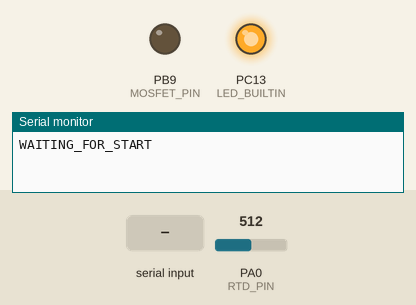
Bench run of a sketch on a simulated STM32 Blue Pill. Shown: output pins drawn as LEDs (lit = HIGH), the last lines printed to the serial monitor. The inputs (shaded band) are chosen by the test bench; at power-on: PA0 (RTD_PIN) = 512 (analog values on the 0–1023 scale).

Above: at 1.2 s.
1.3 s: "start\n" received over Serial
At 2.5 s:
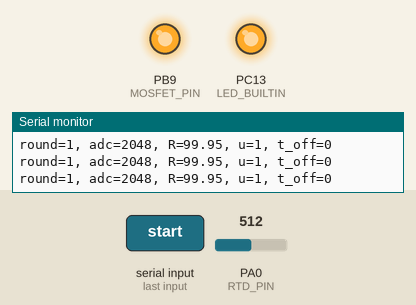
2.8 s: "stop\n" received over Serial
At 3.9 s:
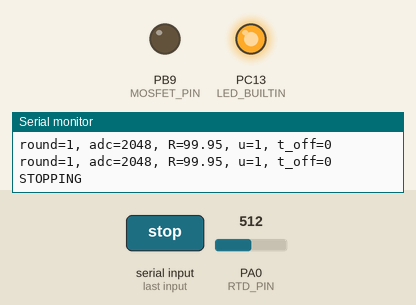
Timing chart, 0 to 5.8 s (numbered marks = the images above; inputs shaded):
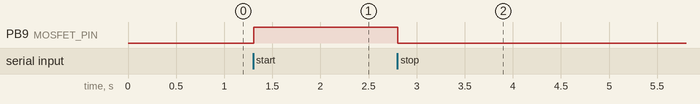

Measured:
- after the input at 1.3 s, PB9 (MOSFET_PIN): LOW → HIGH at once
- after the input at 2.8 s, PB9 (MOSFET_PIN): HIGH → LOW at once

The sketch:

hakko_model_iden_firmware.ino
```cpp
#define RTD_PIN A0
#define MOSFET_PIN PB9
#define LED_BUILTIN PC13

#define R_PULLDOWN 100.0
#define V_REF 3.3

#define NUM_CYCLES 10
#define TARGET_RTD 150.0         // Ohms threshold to turn off
#define SAMPLE_INTERVAL_MS 10    // 100 Hz
#define OFF_DURATION_MS 120000    // Off time in milliseconds

bool include_float = true;
bool control_state = false;
bool off_waiting = false;
bool started = false;
bool stopped = false;

int current_cycle = 0;
unsigned long last_sample_time = 0;
unsigned long off_timer_start = 0;

String inputString = "";

void setup() {
  Serial.begin(115200);
  while (!Serial);

  pinMode(LED_BUILTIN, OUTPUT);
  pinMode(MOSFET_PIN, OUTPUT);
  analogReadResolution(12);

  digitalWrite(MOSFET_PIN, LOW);
  digitalWrite(LED_BUILTIN, HIGH);

  Serial.println("WAITING_FOR_START");
}

void loop() {
  // --- Serial command handling ---
  if (Serial.available()) {
    char c = Serial.read();
    if (c == '\n' || c == '\r') {
      inputString.trim();

      if (inputString.equalsIgnoreCase("start")) {
        Serial.println("STARTING");
        started = true;
        stopped = false;
        current_cycle = 0;
        control_state = false;
        off_waiting = false;
        digitalWrite(MOSFET_PIN, LOW);
      } else if (inputString.equalsIgnoreCase("stop")) {
        Serial.println("STOPPING");
        started = false;
        stopped = true;
        digitalWrite(MOSFET_PIN, LOW);
        control_state = false;
      }

      inputString = "";
    } else {
      inputString += c;
    }
  }

  if (!started || stopped) return;

  // --- Main loop at 100 Hz ---
  unsigned long now = millis();
  if (now - last_sample_time >= SAMPLE_INTERVAL_MS) {
    last_sample_time = now;

    int adc = analogRead(RTD_PIN);
    float vOut = (adc / 4095.0) * V_REF;
    float rRTD = (vOut > 0.001) ? R_PULLDOWN * (V_REF / vOut - 1.0) : 9999.0;

    int off_time_sec = 0;
    if (off_waiting) {
      off_time_sec = (now - off_timer_start) / 1000;
    }

    // --- Print formatted data ---
    Serial.print("round=");
    Serial.print(current_cycle + 1);  // Human-friendly 1-indexed
    Serial.print(", adc=");
    Serial.print(adc);
    Serial.print(", R=");
    Serial.print(rRTD, 2);
    Serial.print(", u=");
    Serial.print(control_state ? 1 : 0);
    Serial.print(", t_off=");
    Serial.println(off_time_sec);

    // --- Step response logic ---
    if (current_cycle < NUM_CYCLES) {
      if (!off_waiting && !control_state) {
        digitalWrite(MOSFET_PIN, HIGH);
        control_state = true;
      }

      if (control_state && rRTD >= TARGET_RTD) {
        digitalWrite(MOSFET_PIN, LOW);
        control_state = false;
        off_waiting = true;
        off_timer_start = now;
        current_cycle++;
      }

      if (off_waiting && (now - off_timer_start >= OFF_DURATION_MS)) {
        off_waiting = false;
      }
    } else {
      digitalWrite(MOSFET_PIN, LOW);
      control_state = false;
    }
  }
}
```
